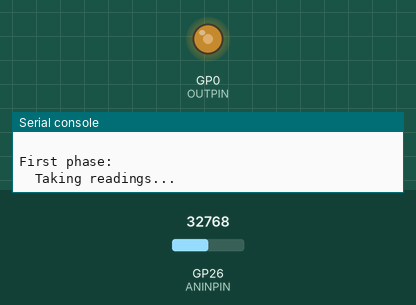
This program was run on a simulated Raspberry Pi Pico running MicroPython. On the bench: output pins drawn as LEDs (lit = HIGH), the last lines printed to the serial console. The inputs (shaded band) are chosen by the test bench; at power-on: GP26 (ANINPIN) = 32768 (analog values on the 0–65535 scale). At 2.1 s the program stops and its outputs stay as they are.

Above: at 0.1 s.
At 2.1 s:
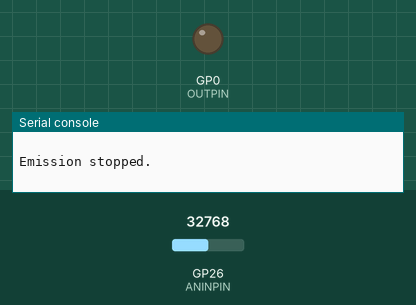
Timing chart, 0 to 3.6 s (numbered marks = the images above):
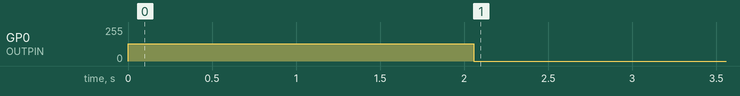

Measured:
- by itself, GP0 (OUTPIN): 0/255 → 128/255 at 0.00 s, → 0/255 2.1 s later

The program:

pwmpico.py
```python
#library setup
from machine import Pin, PWM, ADC #from pico, import needed vars
from time import ticks_us, ticks_diff #importing time func for later use
from array import array #importing arrays for use

#To-DO for PWM
#3. Fix takereadings function/analog measured output
#4. Func used twice? fix.
#5. Testing examples in a txt file
#6. Updated work plan

#7. Find the pin that the filter outputs to

#To-Do
#Lab 4
#Lab 5
#pwm
#pb

### MEASURE WAVE
def getfeatures(states: array):
    '''
    (array) -> float, float

    Calculates, prints, and returns duty cycle and average voltage.

    states is a vector, list or array containing 0/1 readings
    '''

    highs=0 # count the HIGHs/variable set up
    for i in states: # gets all items in states array
        if i==1: highs+=1 # if state is on/high, add to high counter

    duty=(highs/len(states))*100 # calc duty factor (duty is % of time PWM is on )
    avg=3.3*(duty/100)   # calc avg voltage
    print(f"\tMeasured duty factor of {round(duty,2)}%, average of {round(avg,2)}V.")
    return (duty, avg)

def takereadings(wave_type: str):
    '''
    (str) -> array or array, float, float # for type ac and dc

    Checks and logs states over a 1-second period.

    wave_type should be "ac" or "dc"
    '''
    print("\tTaking readings...",end=" ")
    if wave_type not in ("ac", "dc"):
        raise ValueError('wave_type must be "ac" or "dc".')

    start=ticks_us() # Establish start time to count a second from

    if wave_type=="ac": # if alternating current, ...
        vals=array("B") # use array B
        while ticks_diff(ticks_us(),start) < 1_000_000: # for 1 second period
            vals.append(OUTPIN.value()) # log the state
    else: # if direct current, ...
        vals=array("H") # ADC readings fit in an unsigned 16-bit value
        while ticks_diff(ticks_us(),start) < 1_000_000: # for 1 second period
            vals.append(adc.read_u16())  # log the state

    # Display number of readings and time spent
    nor=len(vals) # number of readings (nor) is number of values taken
    elapsed_ms=ticks_diff(ticks_us(),start)//1000
    print(f"Done\n\tTook {nor} readings over {elapsed_ms}ms.")

    return vals

### EMIT WAVE
OUTPINNUM=0 # IMPORTANT: Numbers correspond to GPx signal labels, NOT physical pins!
OUTPIN=Pin(OUTPINNUM) # initializes pin num as pin
pwm=PWM(OUTPIN, freq=9, duty_u16=32768) # freq: min 9, max 125_000; duty: min 0, max 65536 - returns PWM wave class & sends initial wave
print(f"PWM wave being emitted from pin {OUTPINNUM} at {pwm.freq()}Hz...")

### DIGITAL STUFF
print("\nFirst phase:")
states=takereadings("ac") # take all digital states and check if high (1) or low (0)
dduty, dvol = getfeatures(states)

### ANALOG STUFF
print("\nSecond phase:")

ANINPINNUM=26 # sets analog pin num
ANINPIN=Pin(ANINPINNUM) # GPs 26, 27 and 28 can take analog input; initializes pin num as pin
adc=ADC(ANINPIN) # returns avrg voltage between 0V and 3.3V in size pico can process

anvals=takereadings("dc") # take all analog states

# ADC.read_u16() scales 0-3.3 V to 0-65535. The filtered PWM voltage is
# its average level, so infer duty from the average voltage, not a 0/1 threshold.
adc_average=sum(anvals)/len(anvals)
avol=3.3*adc_average/65535
aduty=(avol/3.3)*100
print(f"\tMeasured analog average of {round(avol,2)}V, equivalent duty factor of {round(aduty,2)}%.")

### Calculate differences
diff_duty = dduty - aduty
diff_vol = dvol - avol

dhighs = 0 # initialize variable for number of digital highs (dhighs)
dlows = 0 # initialize variable for number of digital lows (dlows)
for i in states: # gets all items in states
    if i == 1: # if state is on (1), ...
        dhighs += 1 # add to digital high counter
    if i == 0: # if state is off (0), ...
        dlows += 1 # add to digital low counter

ahighs = 0 # initialize variable for number of analog highs
alows = 0 # initialize variable for number of analog lows
for i in anvals: # classify ADC samples relative to the half-scale voltage
    if i >= 32768:
        ahighs += 1 # add to analog high counter
    else:
        alows += 1 # add to analog low counter

### Print Results

print(f"The difference between the digital and analog duty cycles is {round(diff_duty, 2)}.")
print(f"The difference between the digital and analog voltages is {round(diff_vol, 2)}.")
print(f"There are {dhighs} highs and {dlows} lows in the initial signal.")
print(f"There are {ahighs} analog samples at/above half-scale and {alows} below it.")

### END
pwm.deinit()
print("\nEmission stopped.")
```
